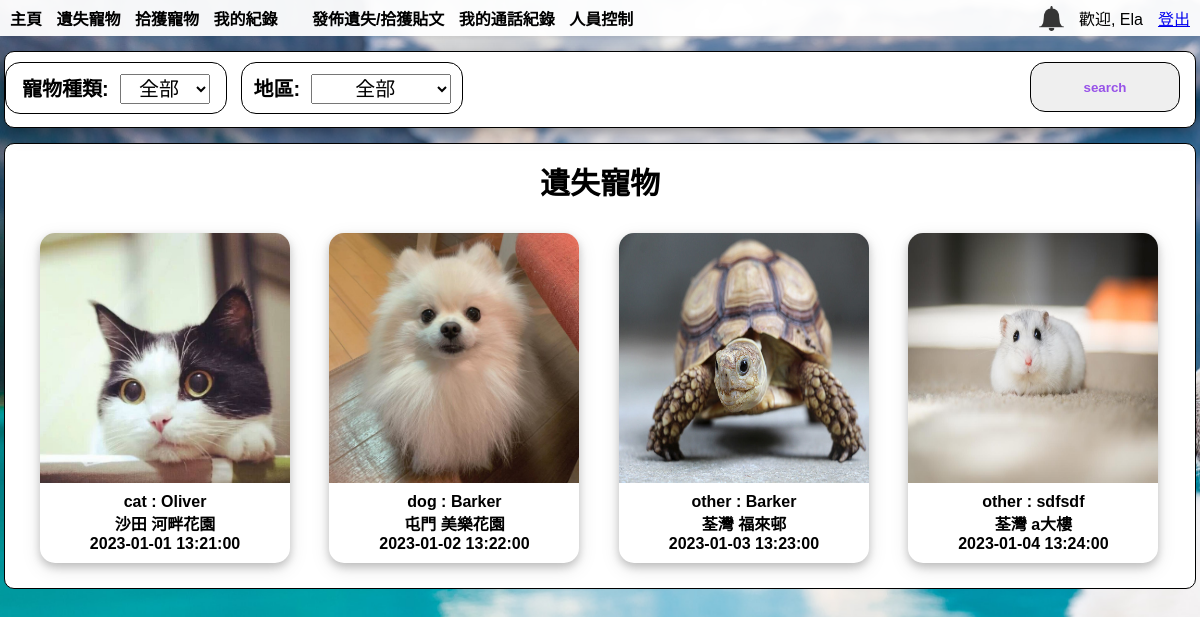
The page /lost_post.php (signed in) on the database its author committed.
### tables this page shows
CREATE TABLE `lost_post` (
  `lost_ID` int(11) NOT NULL,
  `User_ID` int(11) NOT NULL,
  `Pet_ID` int(11) NOT NULL,
  `date` date NOT NULL,
  `time` time NOT NULL,
  `area` varchar(50) NOT NULL,
  `Place` varchar(50) NOT NULL,
  `Details` varchar(50) NOT NULL,
  `coordinate1` varchar(50) NOT NULL,
  `coordinate2` varchar(50) NOT NULL,
  `latitude` varchar(13) NOT NULL,
  `longitude` varchar(13) NOT NULL
);

CREATE TABLE `pet` (
  `Pet_ID` int(11) NOT NULL,
  `Pet_Types` varchar(255) DEFAULT NULL,
  `Pet_Name` varchar(255) DEFAULT NULL,
  `Pet_Sex` varchar(255) DEFAULT NULL,
  `Pet_Age` int(11) DEFAULT NULL,
  `Pet_weight` int(11) DEFAULT NULL,
  `Pet_chip` text DEFAULT NULL,
  `Pet_Description` text DEFAULT NULL,
  `Pet_feature` text DEFAULT NULL,
  `Pet_color` text DEFAULT NULL,
  `Pet_image` varchar(100) DEFAULT NULL
);

### lost_post.php (the view, shortened to what this page needs)
<!DOCTYPE html>
<html lang="en">
<head>
  <link rel="stylesheet" href="css/index.css?v=<?php echo time(); ?>">
  <link rel="stylesheet" href="css/index_mobile.css" media="screen and (max-width: 768px)">
</head>
<body>
<?php
include('header.php');
?>
  <form action="lost_post.php" method="get">
    <div id="search">
      <div id="selectVariety" class="searchType searchSelect">
        <div><b>寵物種類:</b>&nbsp;
          <select name="variety" id="select_Variety">
            <option value="all">全部</option>
          </select>
        </div>
      </div>
      <div id="selectArea" class="searchType searchSelect">
        <div><b>地區:</b>&nbsp;
          <select name="area" id="select_Area">
          <option value="全部">全部</option>
          </select>
        </div>
      </div>
      <input id="searchBtn" class="searchType" type="submit" value="search" class="button1">&nbsp;
    </div>
  </form>
  <div id="searchResult">
    <div id="searchResultTittle">
      <b>遺失寵物</b>
    </div>
    <?php
      require_once('conn.php');
      if (isset($_GET['variety'])){
        if ($_GET['variety'] == 'all'){
          $sql = "SELECT Pet_image, Pet_Types, pet.Pet_Name, area, Place, time, date, lost_post.Pet_ID FROM lost_post, pet WHERE lost_post.Pet_ID=pet.Pet_ID";
        }else
        $sql = "SELECT Pet_image, Pet_Types, pet.Pet_Name, area, Place, time, date, lost_post.Pet_ID FROM lost_post, pet WHERE lost_post.Pet_ID=pet.Pet_ID AND Pet_Types LIKE'{$_GET['variety']}'";
      }else{
        $sql = "SELECT Pet_image, Pet_Types, pet.Pet_Name, area, Place, time, date, lost_post.Pet_ID FROM lost_post, pet WHERE lost_post.Pet_ID=pet.Pet_ID";
      }
      $rs = mysqli_query($conn, $sql);
      while ($rc = mysqli_fetch_assoc($rs)) {
        extract($rc);
echo <<<EOD
        <div class="postedPost">
        <a href="lost_post_view.php?Pet_ID=$Pet_ID" style="color:black; text-decoration:none">
        <div class="postedPostImage">
EOD;
        ?>
        <img src="./image/<?php echo $rc['Pet_image']; ?>">
        <?php
echo    <<<EOD
        </div>
        <div class="container"><b>$Pet_Types : $Pet_Name</b><br><b>$area $Place</b><br><b>$date $time</b></div>
        </div>
EOD;
      }
    ?>
  </div>
</body>
</html>

### css/index.css (style rules this page uses)
body { margin: 0px; background-image: url(../web_image/background.jpg); background-repeat: no-repeat; background-size: 2500px 1666px; background-attachment: fixed; font-family: "Arial", "Arial Black", "Verdana"; background-position: center; }
#search { position: sticky; }
#search, #searchResult { width: 1190px; height: 75px; border: 1px solid black; margin: auto; margin-top: 15px; padding: 0px; position: relative; background-color: white; border-radius: 10px; top: 0px; z-index: 0; }
#search { z-index: 1; box-shadow: 0 4px 8px 0 rgba(0, 0, 0, 0.2), 0 6px 20px 0 rgba(0, 0, 0, 0.1); }
.searchType { cursor: pointer; margin: 10px; margin-left: 0px; height: 50px; width: 150px; border: 1px solid black; display: inline-block; border-radius: 15px; }
.searchType center, .searchType div { text-align: center; margin: auto; margin-top: 10px; font-size: 20px; }
.searchSelect { width: 220px; }
.searchSelect select { padding: 2px; font-size: 20px; text-align: center; }
#select_Variety { width: 90px; }
#select_Area { width: 140px; }
#searchBtn { float: right; margin-right: 15px; color: #9752e8; font-weight: bold; }
#searchResult { height: auto; }
#searchResultTittle { margin: auto; width: 200px; text-align: center; margin-top: 15px; margin-bottom: 15px; font-size: 30px; }
.postedPost { display: inline-block; background-color: white; box-shadow: 0 4px 8px 0 rgba(0, 0, 0, 0.2), 0 6px 20px 0 rgba(0, 0, 0, 0.1); margin-top: 15px; margin-bottom: 25px; margin-left: 35px; width: 250px; cursor: pointer; border-radius: 15px; }
.postedPostImage { overflow: hidden; width: 250px; height: 250px; display:flex; border-radius: 15px 15px 0px 0px; }
.postedPostImage img { width: 100%; }
.container { text-align: center; padding: 10px 20px; white-space: nowrap; overflow: hidden; text-overflow: ellipsis; }

### css/index_mobile.css (style rules this page uses)
body { margin: 0px; background-image: url(../web_image/background.jpg); background-repeat: no-repeat; background-size: 2500px 1666px; background-attachment: fixed; font-family: "Arial", "Arial Black", "Verdana"; background-position: center; }
#search { position: sticky; top: 36px; z-index: 1; }
#search, #searchResult { width: 100%; height: auto; border: 1px solid black; margin: auto; margin-top: 15px; padding: 0px; position: relative; background-color: white; border-radius: 10px; top: 0px; z-index: 0; }
#search { z-index: 1; box-shadow: 0 4px 8px 0 rgba(0, 0, 0, 0.2), 0 6px 20px 0 rgba(0, 0, 0, 0.1); }
.searchType { cursor: pointer; margin: 10px; margin-left: 0px; height: 50px; width: 150px; border: 1px solid black; display: inline-block; border-radius: 15px; }
.searchType center, .searchType div { text-align: center; margin: auto; margin-top: 10px; font-size: 20px; }
.searchSelect { width: 100%; }
.searchSelect select { padding: 2px; font-size: 20px; text-align: center; }
#select_Variety { width: 90px; }
#select_Area { width: 140px; }
#searchBtn { float: right; margin-right: 15px; color: #9752e8; font-weight: bold; }
#searchResultTittle { margin: auto; width: 100%; text-align: center; margin-top: 15px; margin-bottom: 15px; font-size: 30px; }
.postedPost { display: inline-block; background-color: white; box-shadow: 0 4px 8px 0 rgba(0, 0, 0, 0.2), 0 6px 20px 0 rgba(0, 0, 0, 0.1); margin-top: 15px; margin-bottom: 25px; margin-left: 10px; width: 100%; cursor: pointer; border-radius: 15px; }
.postedPostImage { overflow: hidden; width: 100%; height: 250px; display: flex; border-radius: 15px 15px 0px 0px; }
.postedPostImage img { width: 100%; }
.container { text-align: center; padding: 10px 20px; white-space: nowrap; overflow: hidden; text-overflow: ellipsis; }

### rows shown on the page
lost_post: Pet_ID.Pet_image (picture), Pet_ID.Pet_Types "cat", Pet_ID.Pet_Name "Oliver", area "沙田", Place "河畔花園", date "2023-01-01", time "13:21:00"
lost_post: Pet_ID.Pet_image (picture), Pet_ID.Pet_Types "dog", Pet_ID.Pet_Name "Barker", area "屯門", Place "美樂花園", date "2023-01-02", time "13:22:00"
lost_post: Pet_ID.Pet_image (picture), Pet_ID.Pet_Types "other", Pet_ID.Pet_Name "Barker", area "荃灣", Place "福來邨", date "2023-01-03", time "13:23:00"
lost_post: Pet_ID.Pet_image (picture), Pet_ID.Pet_Types "other", Pet_ID.Pet_Name "sdfsdf", area "荃灣", Place "a大樓", date "2023-01-04", time "13:24:00"

### other values the page prints
$_SESSION['name'] "Ela"
